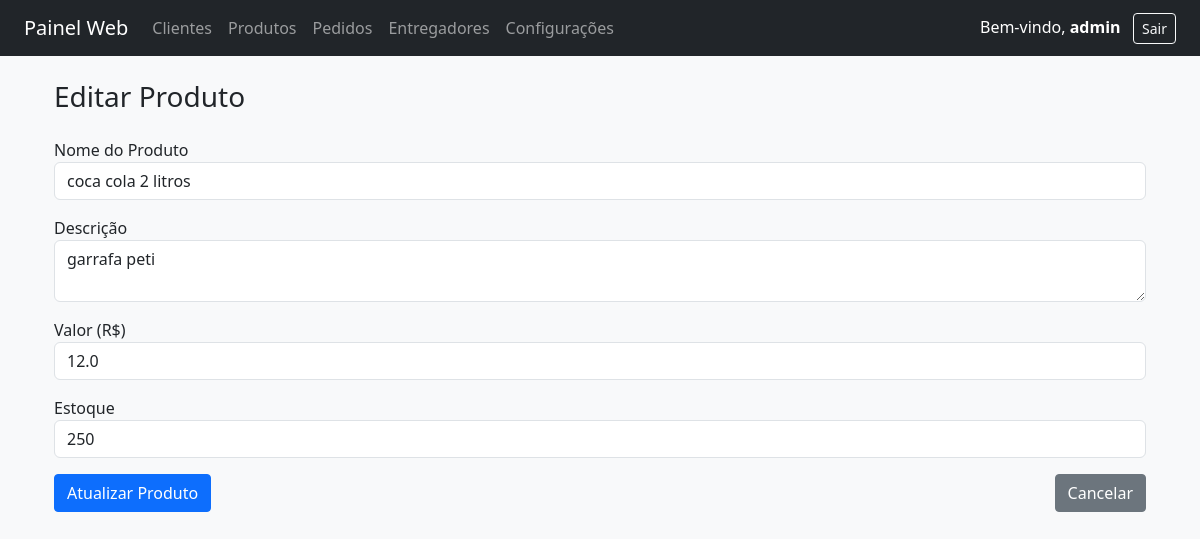
The page /produtos/editar/3 (signed in) on the database its author committed.
### tables this page shows
CREATE TABLE produtos (
        id INTEGER PRIMARY KEY AUTOINCREMENT,
        nome TEXT NOT NULL,
        descricao TEXT,
        valor REAL NOT NULL,
        estoque INTEGER NOT NULL
    , preco REAL DEFAULT 0.0);

### routes/produtos.py (the view, shortened to what this page needs)
@bp_produtos.route("/produtos/editar/<int:id>", methods=["GET", "POST"])
def editar_produto(id):
    if "usuario" not in session:
        return redirect(url_for("usuarios.login"))
    con = get_conexao()
    cur = con.cursor()
    cur.execute("SELECT * FROM produtos WHERE id=?", (id,))
    produto = cur.fetchone()
    con.close()
    return render_template("produtos/editar_produto.html", produto=produto)

### routes/produtos.py (called while the page is built)
def get_conexao():
    con = sqlite3.connect(DB)
    con.row_factory = sqlite3.Row
    return con

### templates/produtos/editar_produto.html
{% extends "base.html" %}
{% block conteudo %}
<div class="container mt-4">
  <h3 class="mb-4">Editar Produto</h3>
  <form method="POST">
    <div class="mb-3">
      <label for="nome">Nome do Produto</label>
      <input type="text" name="nome" id="nome" class="form-control"
             value="{{ produto['nome'] }}" required>
    </div>
    <div class="mb-3">
      <label for="descricao">Descrição</label>
      <textarea name="descricao" id="descricao" class="form-control">{{ produto['descricao'] }}</textarea>
    </div>
    <div class="mb-3">
      <label for="valor">Valor (R$)</label>
      <input type="number" name="valor" id="valor" step="0.01" class="form-control"
             value="{{ produto['valor'] }}" required>
    </div>
    <div class="mb-3">
      <label for="estoque">Estoque</label>
      <input type="number" name="estoque" id="estoque" class="form-control"
             value="{{ produto['estoque'] }}">
    </div>
    <div class="d-flex justify-content-between">
      <button type="submit" class="btn btn-primary">Atualizar Produto</button>
      <a href="{{ url_for('produtos.listar_produtos') }}" class="btn btn-secondary">Cancelar</a>
    </div>
  </form>
</div>
{% endblock %}

### static/style.css (style rules this page uses)
body { font-family: 'Segoe UI', sans-serif; }
.btn { border-radius: 4px; }

### rows shown on the page
produtos: nome "coca cola 2 litros", descricao "garrafa peti", valor "12.0", estoque "250"

### other values the page prints
{{ session.get('usuario_nome', 'Usuário') }} "admin"
